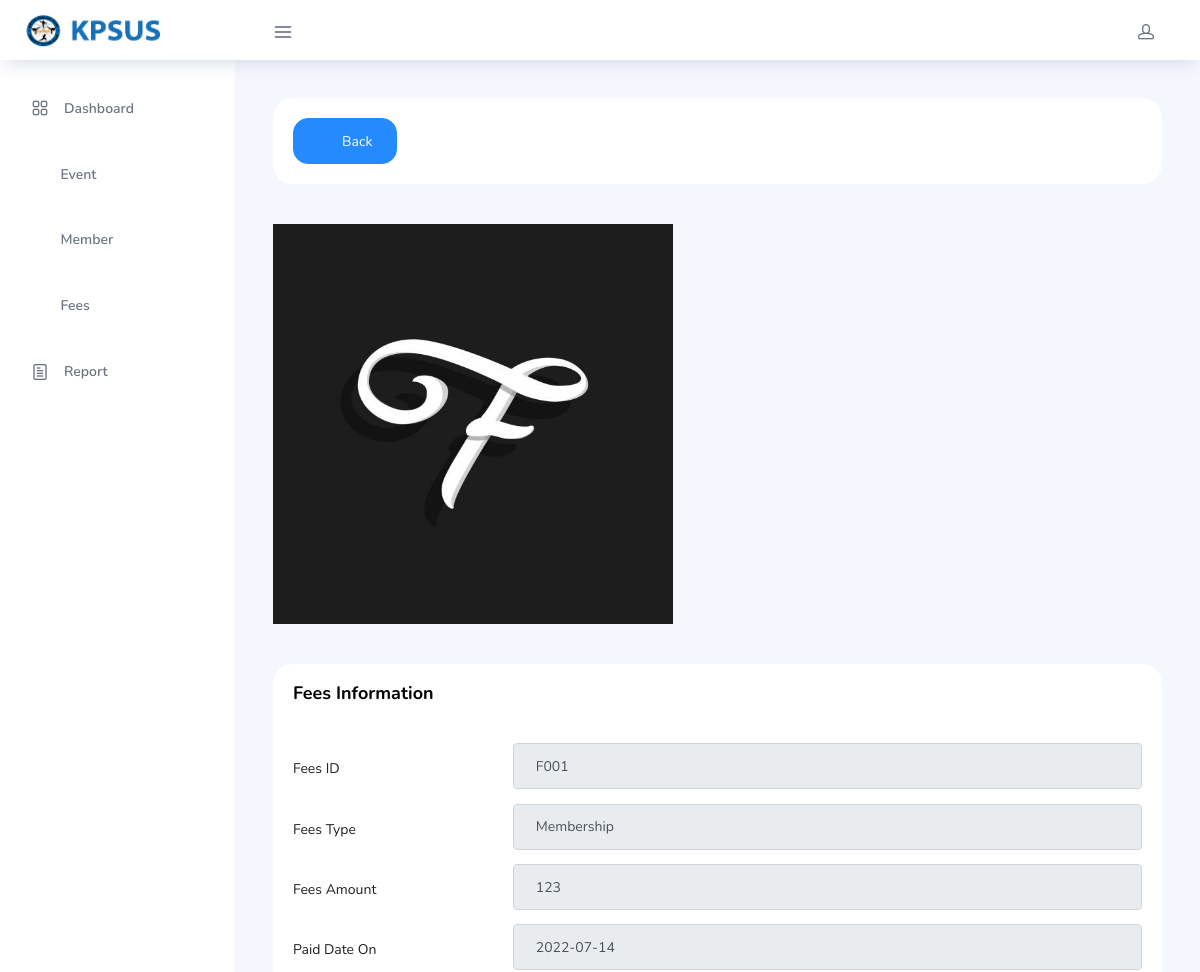
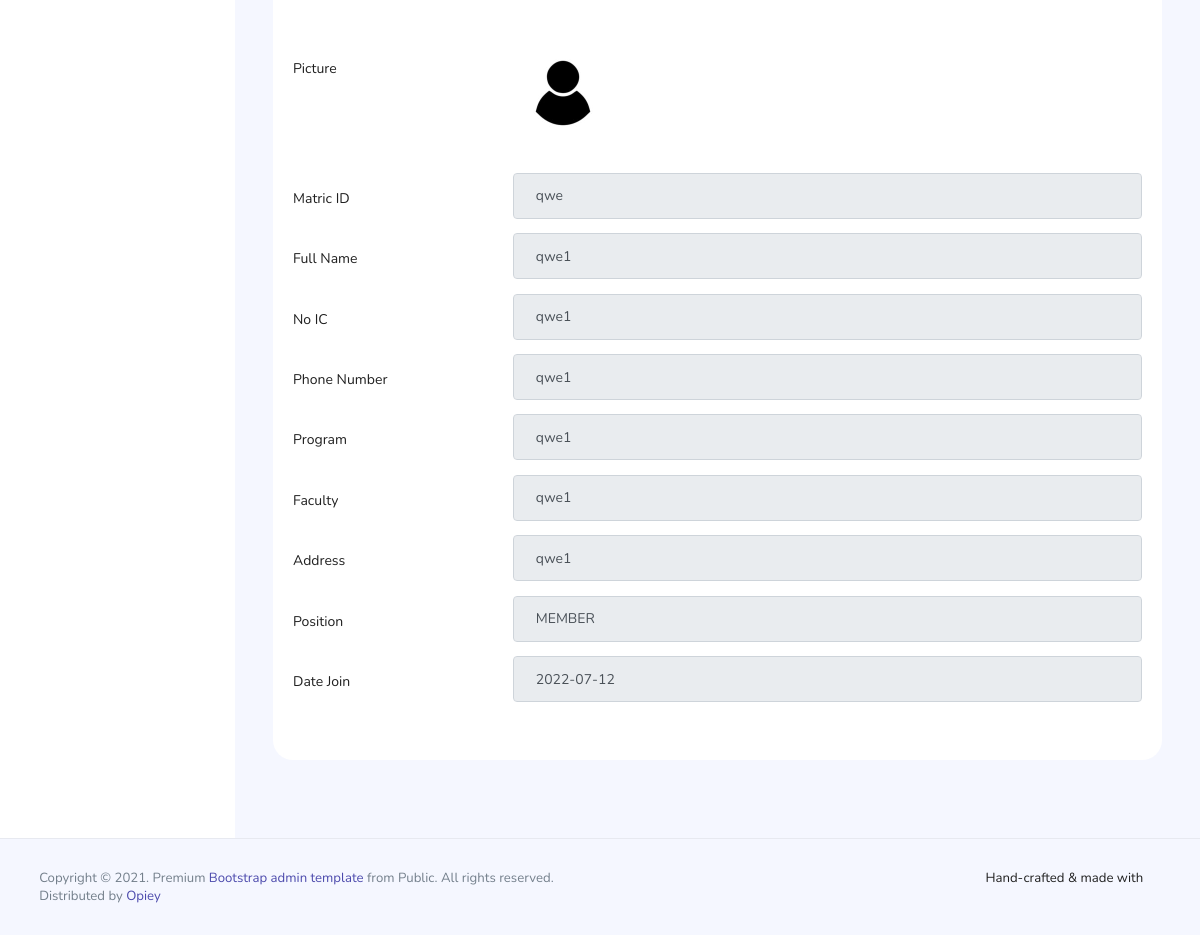
Page /pages/admin/viewReport.php?fees_view_id=F001 on the committed database (2 pictures, top to bottom).
### tables this page shows
CREATE TABLE `fees` (
  `feesID` varchar(255) NOT NULL,
  `feesAmount` varchar(255) NOT NULL,
  `memberMatricID` varchar(255) DEFAULT NULL,
  `feesType` varchar(255) NOT NULL,
  `feesEvidence` varchar(255) NOT NULL,
  `feesDate` varchar(255) NOT NULL
);

CREATE TABLE `member` (
  `memberMatricID` varchar(255) NOT NULL,
  `memberName` varchar(255) NOT NULL,
  `memberIC` varchar(255) NOT NULL,
  `memberPhone` varchar(255) NOT NULL,
  `memberProgram` varchar(255) DEFAULT NULL,
  `memberFaculty` varchar(255) DEFAULT NULL,
  `memberAddress` varchar(255) DEFAULT NULL,
  `memberPosition` varchar(255) NOT NULL,
  `memberUsername` varchar(255) NOT NULL,
  `memberPassword` varchar(255) NOT NULL,
  `dateJoined` varchar(255) NOT NULL,
  `memberPicture` varchar(255) NOT NULL
);

### pages/admin/viewReport.php (the view, shortened to what this page needs)
<!DOCTYPE html>
<html lang="en">
<?php
include("../../db_connect.php");
$feessID = $_GET['fees_view_id'];
$sql = "SELECT * FROM fees where feesID='$feessID'";
$query = mysqli_query($conn, $sql);
if ($query) {
	foreach ($query as $row) {
		$tempFeesID = $row['feesID'];
		$tempFeesAmount = $row['feesAmount'];
		$tempFeesType = $row['feesType'];
		$tempFeesEvidence = $row['feesEvidence'];
		$tempFeesEvidence = "../../images/uploads/" . $tempFeesEvidence;
		$memberIDD = $row['memberMatricID'];
		$tempFeesDate = $row['feesDate'];
	}
} else {
	echo "<script type='text/javascript'>alert('$conn->error')</script>";
}
$sql = "SELECT * FROM member where memberMatricID='$memberIDD'";
$query = mysqli_query($conn, $sql);
if ($query) {
	foreach ($query as $row) {
		$tempMemberID = $row['memberMatricID'];
		$tempMemberName = $row['memberName'];
		$tempMemberIC = $row['memberIC'];
		$tempMemberPhone = $row['memberPhone'];
		$tempMemberProgram = $row['memberProgram'];
		$tempMemberFaculty = $row['memberFaculty'];
		$tempMemberAddress = $row['memberAddress'];
		$tempMemberPosition = $row['memberPosition'];
		$tempMemberDate = $row['dateJoined'];
		$tempPic = $row['memberPicture'];
		$tempPic = "../../images/uploads/" . $tempPic;
	}
} else {
	echo "<script type='text/javascript'>alert('$conn->error')</script>";
}
?>
<head>
	<link rel="stylesheet" href="../../vendors/feather/feather.css">
	<link rel="stylesheet" href="../../vendors/ti-icons/css/themify-icons.css">
	<link rel="stylesheet" href="../../vendors/css/vendor.bundle.base.css">
	<link rel="stylesheet" href="../../vendors/select2/select2.min.css">
	<link rel="stylesheet" href="../../vendors/select2-bootstrap-theme/select2-bootstrap.min.css">
	<link rel="stylesheet" href="../../vendors/mdi/css/materialdesignicons.min.css">
	<link rel="stylesheet" href="../../vendors/datatables.net-bs4/dataTables.bootstrap4.css">
	<link rel="stylesheet" href="../../vendors/ti-icons/css/themify-icons.css">
	<link rel="stylesheet" type="text/css" href="../../js/select.dataTables.min.css">
	<link rel="stylesheet" href="../../css/vertical-layout-light/style.css">
</head>
<body>
	<div class="container-scroller">
		<nav class="navbar col-lg-12 col-12 p-0 fixed-top d-flex flex-row">
			<div class="text-center navbar-brand-wrapper d-flex align-items-center justify-content-center">
				<a class="navbar-brand brand-logo mr-5" href="../../pages/admin/dashboardAdmin.php"><img src="../../images/logo.png" class="mr-2" alt="KPSUS" /></a>
			</div>
			<div class="navbar-menu-wrapper d-flex align-items-center justify-content-end">
				<button class="navbar-toggler navbar-toggler align-self-center" type="button" data-toggle="minimize">
					<span class="icon-menu"></span>
				</button>
				<ul class="navbar-nav navbar-nav-right">
					<li class="nav-item nav-profile dropdown">
						<a class="nav-link dropdown-toggle" href="#" data-toggle="dropdown" id="profileDropdown">
							<i class="icon-head menu-icon"></i>
						</a>
					</li>
				</ul>
			</div>
		</nav>
		<div class="container-fluid page-body-wrapper">
			<nav class="sidebar sidebar-offcanvas" id="sidebar">
				<ul class="nav">
					<li class="nav-item">
						<a class="nav-link" href="../../pages/admin/dashboardAdmin.php">
							<i class="icon-grid menu-icon"></i>
							<span class="menu-title">Dashboard</span>
						</a>
					</li><br>
					<li class="nav-item">
						<a class="nav-link" href="../../pages/admin/manageEvent.php">
							<i class="ti-calendar menu-icon"></i>
							<span class="menu-title"> Event</span>
						</a>
					</li><br>
					<li class="nav-item">
						<a class="nav-link" href="../../pages/admin/manageMember.php">
							<i class="ti-user menu-icon"></i>
							<span class="menu-title"> Member</span>
						</a>
					</li><br>
					<li class="nav-item">
						<a class="nav-link" href="../../pages/admin/manageFees.php">
							<i class="ti-money menu-icon"></i>
							<span class="menu-title"> Fees</span>
						</a>
					</li><br>
					<li class="nav-item">
						<a class="nav-link" href="../../pages/admin/manageReport.php">
							<i class="icon-paper menu-icon"></i>
							<span class="menu-title"> Report</span>
						</a>
					</li>
				</ul>
			</nav>
			<div class="main-panel">
				<div class="content-wrapper">
					<div class="row">
						<div class="col-md-12 grid-margin stretch-card">
							<div class="card">
								<div class="card-body">
									<a href='../../pages/admin/manageReport.php' class='btn btn-info btn-icon-text'><i class='ti-arrow-left btn-icon-prepend'></i> Back</a>
								</div>
							</div>
						</div>
					</div>
					<div class="row">
						<div class="col-md-12 grid-margin stretch-card">
							<img width='400' height='400' src="<?php echo $tempFeesEvidence; ?>">
						</div>
					</div>
					<div class="row">
						<div class="col-md-12 grid-margin stretch-card">
							<div class="card">
								<div class="card-body">
									<h4 class="card-title">Fees Information</h4>
									<br>
									<div class="form-group row">
										<label for="exampleInputUsername2" class="col-sm-3 col-form-label">Fees ID</label>
										<div class="col-sm-9">
											<input type="text" class="form-control" value="<?= $tempFeesID ?>" readonly>
										</div>
										<label for="exampleInputEmail2" class="col-sm-3 col-form-label">Fees Type</label>
										<div class="col-sm-9">
											<input type="text" class="form-control" value="<?= $tempFeesType ?>" readonly>
										</div>
										<label for="exampleInputMobile" class="col-sm-3 col-form-label">Fees Amount</label>
										<div class="col-sm-9">
											<input type="text" class="form-control" value="<?= $tempFeesAmount ?>" readonly>
										</div>
										<label for="exampleInputMobile" class="col-sm-3 col-form-label">Paid Date On</label>
										<div class="col-sm-9">
											<input type="text" class="form-control" value="<?= $tempFeesDate ?>" readonly>
										</div>
										<div class="col-sm-3 col-form-label"></div>
										<div class="col-sm-9"></div>
										<label for="exampleInputConfirmPassword2" class="col-sm-3 col-form-label">Picture</label>
										<div class="col-sm-9">
											<img width='100' height='100' src="<?= $tempPic ?>" readonly>
										</div>
										<div class="col-sm-3 col-form-label"></div>
										<div class="col-sm-9"></div>
										<label for="exampleInputPassword2" class="col-sm-3 col-form-label">Matric ID</label>
										<div class="col-sm-9">
											<input type="text" class="form-control" value="<?= $tempMemberID ?>" readonly>
										</div>
										<label for="exampleInputConfirmPassword2" class="col-sm-3 col-form-label">Full Name</label>
										<div class="col-sm-9">
											<input type="text" class="form-control" value="<?= $tempMemberName ?>" readonly>
										</div>
										<label for="exampleInputPassword2" class="col-sm-3 col-form-label">No IC</label>
										<div class="col-sm-9">
											<input type="text" class="form-control" value="<?= $tempMemberIC ?>" readonly>
										</div>
										<label for="exampleInputConfirmPassword2" class="col-sm-3 col-form-label">Phone Number</label>
										<div class="col-sm-9">
											<input type="text" class="form-control" value="<?= $tempMemberPhone ?>" readonly>
										</div>
										<label for="exampleInputPassword2" class="col-sm-3 col-form-label">Program</label>
										<div class="col-sm-9">
											<input type="text" class="form-control" value="<?= $tempMemberProgram ?>" readonly>
										</div>
										<label for="exampleInputConfirmPassword2" class="col-sm-3 col-form-label">Faculty</label>
										<div class="col-sm-9">
											<input type="text" class="form-control" value="<?= $tempMemberFaculty ?>" readonly>
										</div>
										<label for="exampleInputPassword2" class="col-sm-3 col-form-label">Address</label>
										<div class="col-sm-9">
											<input type="text" class="form-control" value="<?= $tempMemberAddress ?>" readonly>
										</div>
										<label for="exampleInputConfirmPassword2" class="col-sm-3 col-form-label">Position</label>
										<div class="col-sm-9">
											<input type="text" class="form-control" value="<?= $tempMemberPosition ?>" readonly>
										</div>
										<label for="exampleInputPassword2" class="col-sm-3 col-form-label">Date Join</label>
										<div class="col-sm-9">
											<input type="text" class="form-control" value="<?= $tempMemberDate ?>" readonly>
										</div>
									</div>
								</div>
							</div>
						</div>
					</div>
				</div>
			</div>
		</div>
		<footer class="footer">
			<div class="d-sm-flex justify-content-center justify-content-sm-between">
				<span class="text-muted text-center text-sm-left d-block d-sm-inline-block">Copyright © 2021. Premium <a href="https://wa.me/+60179795851" target="_blank">Bootstrap admin template</a> from Public. All rights reserved.</span>
				<span class="float-none float-sm-right d-block mt-1 mt-sm-0 text-center">Hand-crafted & made with <i class="ti-heart text-danger ml-1"></i></span>
			</div>
			<div class="d-sm-flex justify-content-center justify-content-sm-between">
				<span class="text-muted text-center text-sm-left d-block d-sm-inline-block">Distributed by <a href="https://wa.me/+60179795851" target="_blank">Opiey</a></span>
			</div>
		</footer>
	</div>
</body>
</html>

### rows in the picture
fees: feesID "F001", feesType "Membership", feesAmount "123", feesDate "2022-07-14"
member: memberMatricID "qwe", memberName "qwe1", memberIC "qwe1", memberPhone "qwe1", memberProgram "qwe1", memberFaculty "qwe1", memberAddress "qwe1", memberPosition "MEMBER", dateJoined "2022-07-12"
